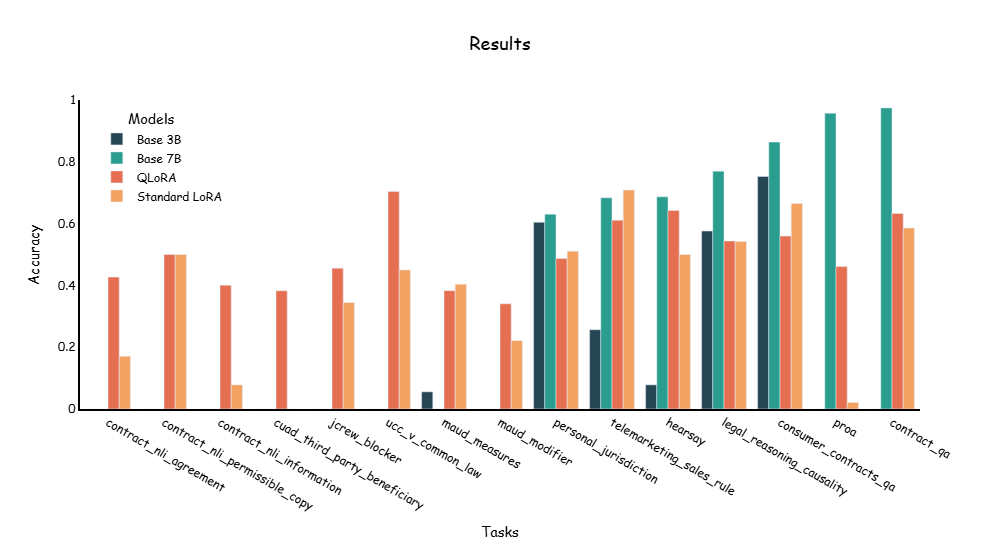

The script that drew this image:
import os
import json
import pandas as pd
import plotly.graph_objects as go

# Define paths to JSON files
base_dir = r"\legalbench"
json_files = {
    "Base 3B": os.path.join(base_dir, "base_model_3B.json"),
    "Base 7B": os.path.join(base_dir, "base_model_7B.json"),
    "Standard LoRA": os.path.join(base_dir, "standard_lora_legalbench.json"),
    "QLoRA": os.path.join(base_dir, "qlora_legalbench.json")
}

# Load data from JSON files
data_dict = {}
for name, path in json_files.items():
    with open(path, "r", encoding="utf-8") as f:
        data = json.load(f)
        data_dict[name] = data.get("task_scores", {})

# Define reference tasks
reference_tasks = set([
    "contract_nli_confidentiality_of_agreement",
    "contract_nli_permissible_copy",
    "contract_nli_return_of_confidential_information",
    "contract_qa",
    "cuad_third_party_beneficiary",
    "hearsay",
    "jcrew_blocker",
    "legal_reasoning_causality",
    "maud_pandemic_or_other_public_health_event__subject_to_disproportionate_impact_modifier",
    "maud_pandemic_or_other_public_health_event_specific_reference_to_pandemic-related_governmental_responses_or_measures",
    "personal_jurisdiction",
    "proa",
    "telemarketing_sales_rule",
    "ucc_v_common_law",
    "consumer_contracts_qa"
])

# Combine data into DataFrame
rows = []
for model_name, scores in data_dict.items():
    for task in reference_tasks:
        rows.append({
            "task": task,
            "model": model_name,
            "score": scores.get(task, None)
        })

combined_df = pd.DataFrame(rows).sort_values(["task", "model"]).reset_index(drop=True)

# Round scores to 4 decimal places
combined_df["score"] = combined_df["score"].round(4)

# Create pivot table for plotting
pivot_df = combined_df.pivot(index="task", columns="model", values="score")
pivot_df = pivot_df.sort_values(by="Base 7B", ascending=True)

# Define label mapping for display
label_map = {
    "maud_pandemic_or_other_public_health_event__subject_to_disproportionate_impact_modifier": "maud_modifier",
    "maud_pandemic_or_other_public_health_event_specific_reference_to_pandemic-related_governmental_responses_or_measures": "maud_measures",
    "contract_nli_return_of_confidential_information": "contract_nli_information",
    "contract_nli_confidentiality_of_agreement": "contract_nli_agreement"
}
pivot_df["display_label"] = pivot_df.index.map(lambda t: label_map.get(t, t))

# Define model colors
model_colors = {
    "Base 3B": "#264653",
    "Base 7B": "#2a9d8f",
    "Standard LoRA": "#f4a261",
    "QLoRA": "#e76f51"
}

# Create Plotly figure
fig = go.Figure()
for model in pivot_df.columns.drop("display_label"):
    fig.add_trace(go.Bar(
        x=pivot_df["display_label"],
        y=pivot_df[model],
        name=model,
        marker_color=model_colors.get(model, "#333333")
    ))

fig.update_layout(
    barmode='group',
    xaxis=dict(
        title=dict(
            text='Tasks',
            font=dict(family="cursive", size=14, color='black')
        ),
        showline=True,
        linewidth=2,
        linecolor='black',
        tickfont=dict(family="cursive")
    ),
    yaxis=dict(
        title=dict(
            text='Accuracy',
            font=dict(family="cursive", size=14, color='black')
        ),
        showline=True,
        linewidth=2,
        linecolor='black',
        range=[0, 1],
        tickfont=dict(family="cursive")
    ),
    plot_bgcolor='white',
    paper_bgcolor='white',
    legend=dict(
        title='       Models',
        x=0.02,
        y=0.98,
        xanchor='left',
        yanchor='top',
        borderwidth=0,
        font=dict(family="cursive")
    ),
    font=dict(family="cursive", size=12, color='black'),
    title=dict(
        text="Results",
        x=0.5,
        xanchor='center',
        font=dict(family="cursive", size=18, color='black')
    ),
    width=1000,
    height=550
)

fig.show()

# Print ranked results
ranked_df = combined_df.copy()
ranked_df["rank"] = ranked_df.groupby("task")["score"].rank(ascending=False, method="min")
ranked_df = ranked_df.sort_values(["task", "rank"]).reset_index(drop=True)

for task in ranked_df["task"].unique():
    print(f"\n🔹 Task: {task}")
    task_rows = ranked_df[ranked_df["task"] == task][["model", "score", "rank"]]
    for _, row in task_rows.iterrows():
        print(f"  {int(row['rank'])}. {row['model']} — {row['score']:.4f}")
        
